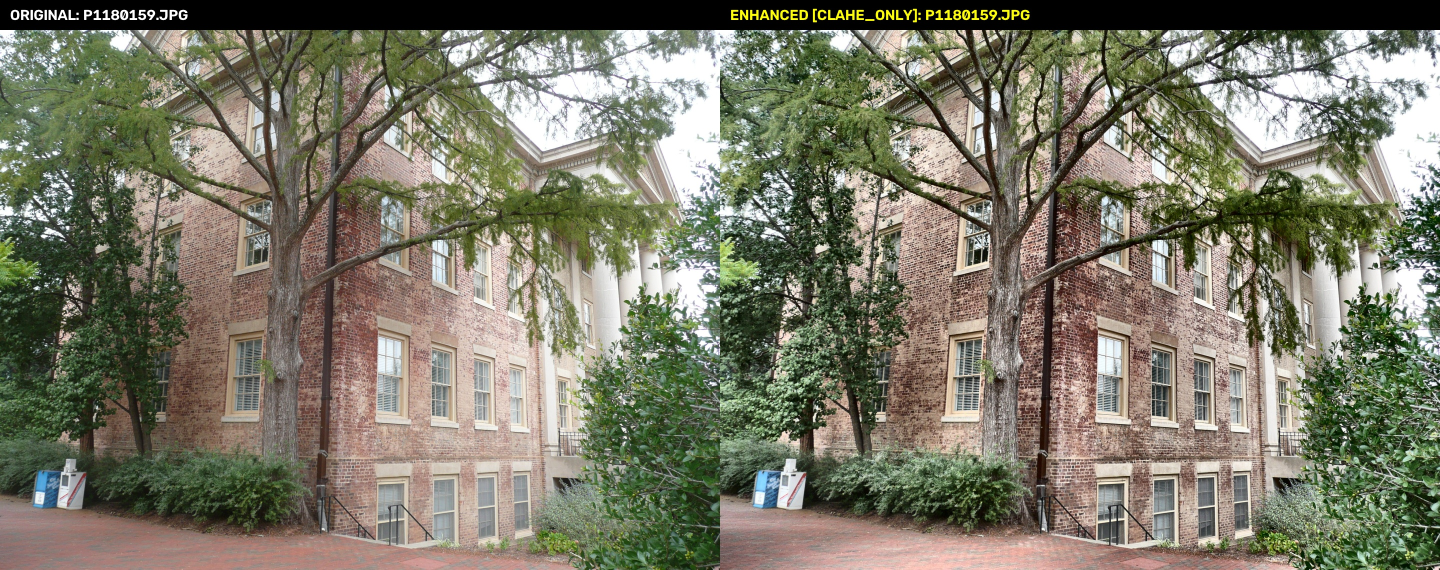
#> input picture experiments/enhanced/south-building/previews/preview_clahe_only_P1180159.JPG, 2880 x 1140 px (shown at 1/2 size)
$ python -i generate_variant_e.py   (imports and definitions only)
#> lines starting #> are read from the running program, lines starting #| are printed output that depends on the picture
#> further down, picture is the input picture: shape (1140, 2880, 3); mean B, G, R 104.2, 121.4, 123.3
"""
generate_variant_e.py

Phase 6 — Conservative Selection Variant E Generator

Applies CLAHE (clipLimit=1.2, tileGridSize=(8,8)) strictly to images that satisfy
a defensible dual criterion:
1. Low Contrast: Contrast_StdDev < 52.0
2. Feature Deficit: COLMAP SIFT Features < 10,000 (lower decile of dataset)

Selected Images:
  - P1180166.JPG: Contrast = 51.17, Baseline SIFT = 8,432, Inlier Gain = +817, Triangulated Gain = +273
  - P1180179.JPG: Contrast = 50.80, Baseline SIFT = 8,276, Inlier Gain = +465, Triangulated Gain = +202

All other 126 images are copied unchanged from the original South Building dataset.
Outputs saved to experiments/phase6/variant_e_conservative_selection/
"""

import csv
import json
import shutil
from pathlib import Path

import cv2
import numpy as np

PROJECT_ROOT = Path(__file__).resolve().parent.parent.parent
SRC_DIR = PROJECT_ROOT / "datasets" / "south-building" / "images"
QUALITY_CSV = PROJECT_ROOT / "experiments" / "quality_analysis" / "south-building" / "image_quality.csv"
OUT_BASE = PROJECT_ROOT / "experiments" / "phase6" / "variant_e_conservative_selection"
DST_DIR = OUT_BASE / "images"
PREVIEWS_DIR = OUT_BASE / "previews"

SELECTED_IMAGES = ["P1180166.JPG", "P1180179.JPG"]
CLIP_LIMIT = 1.2
TILE_GRID = (8, 8)


def apply_clahe_bgr(img_bgr: np.ndarray, clip: float = 1.2, grid=(8, 8)) -> np.ndarray:
#> called with clip = 1.2, grid = (8, 8)
    lab = cv2.cvtColor(img_bgr, cv2.COLOR_BGR2LAB)
#> lab: shape (1140, 2880, 3); mean of channels 0, 1, 2 126.8, 125.7, 137.9
    l, a, b = cv2.split(lab)
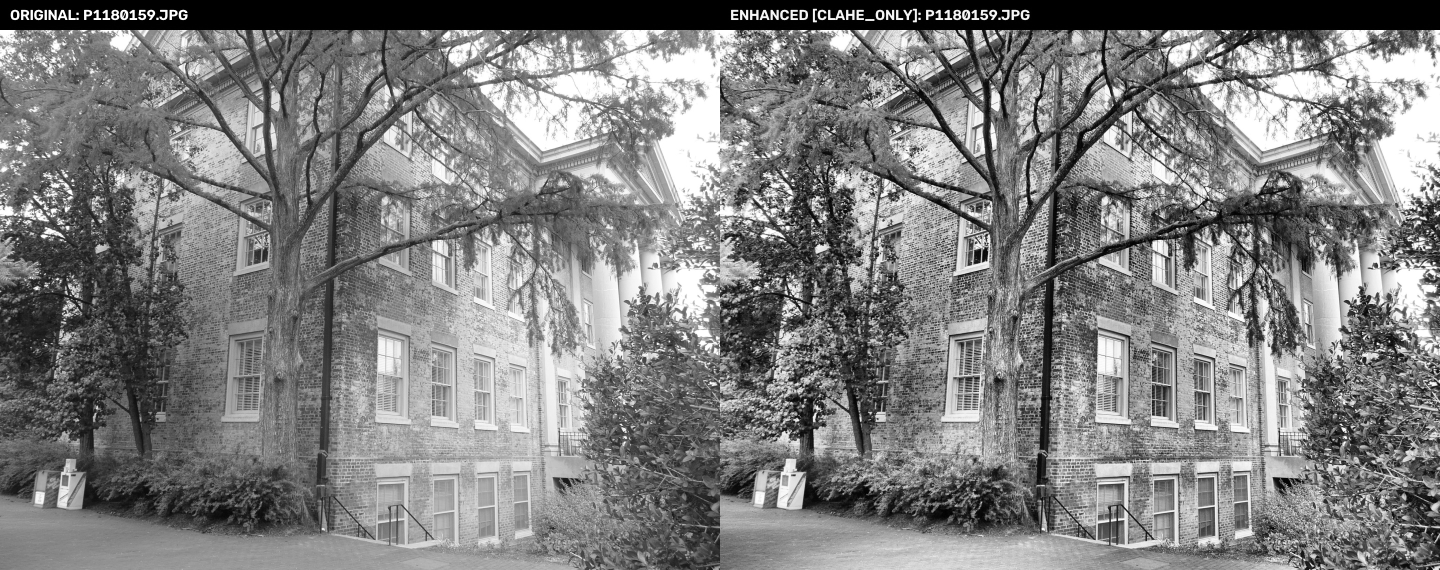
#> l: shape (1140, 2880) (shown at 1/2 size); min 0, max 255, mean 126.8
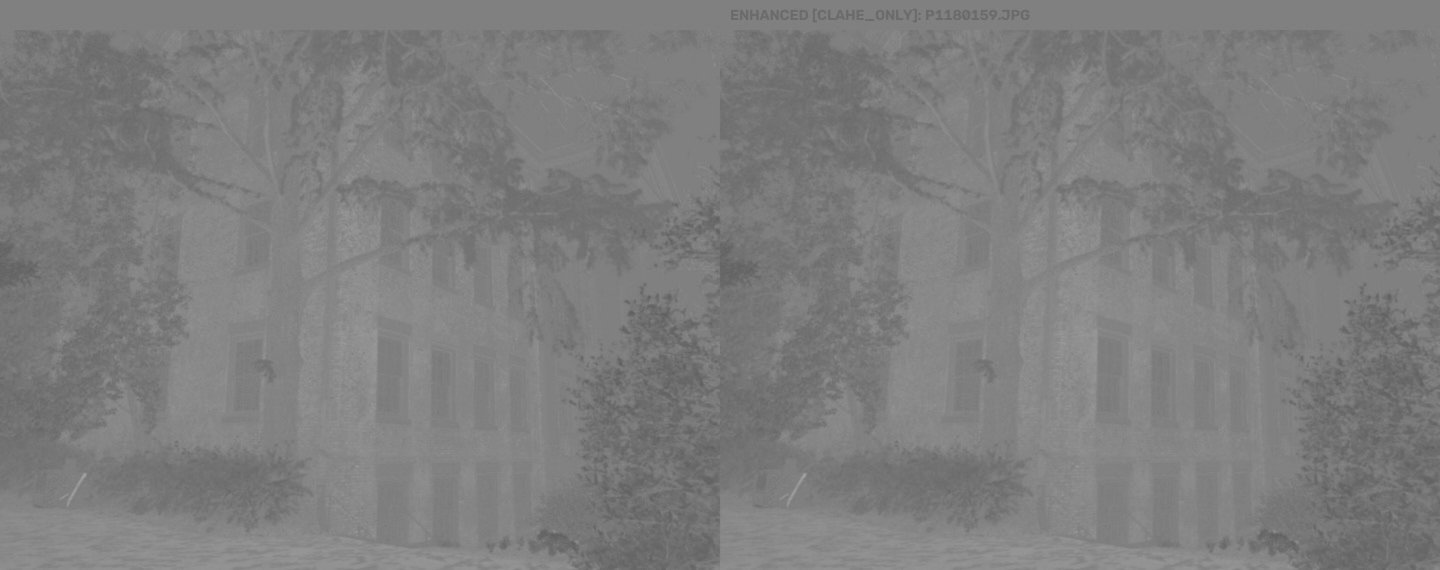
#> a: shape (1140, 2880) (shown at 1/2 size); min 93, max 163, mean 125.7
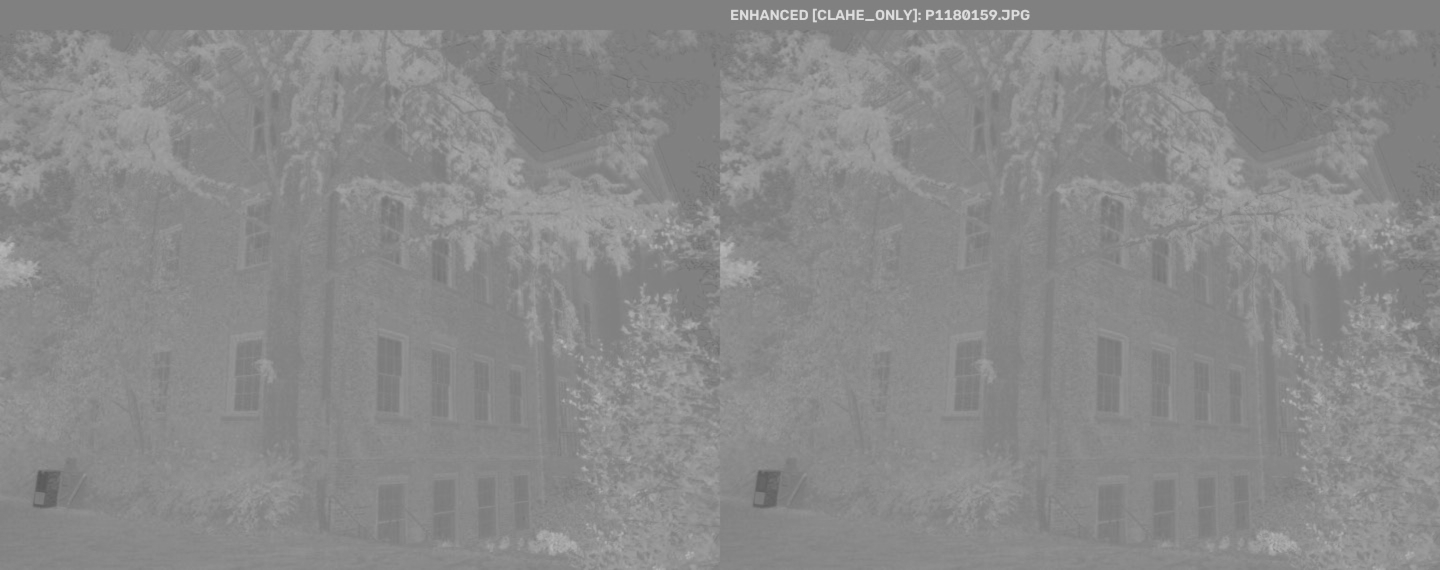
#> b: shape (1140, 2880) (shown at 1/2 size); min 88, max 223, mean 137.9
    clahe = cv2.createCLAHE(clipLimit=clip, tileGridSize=grid)
    l_enh = clahe.apply(l)
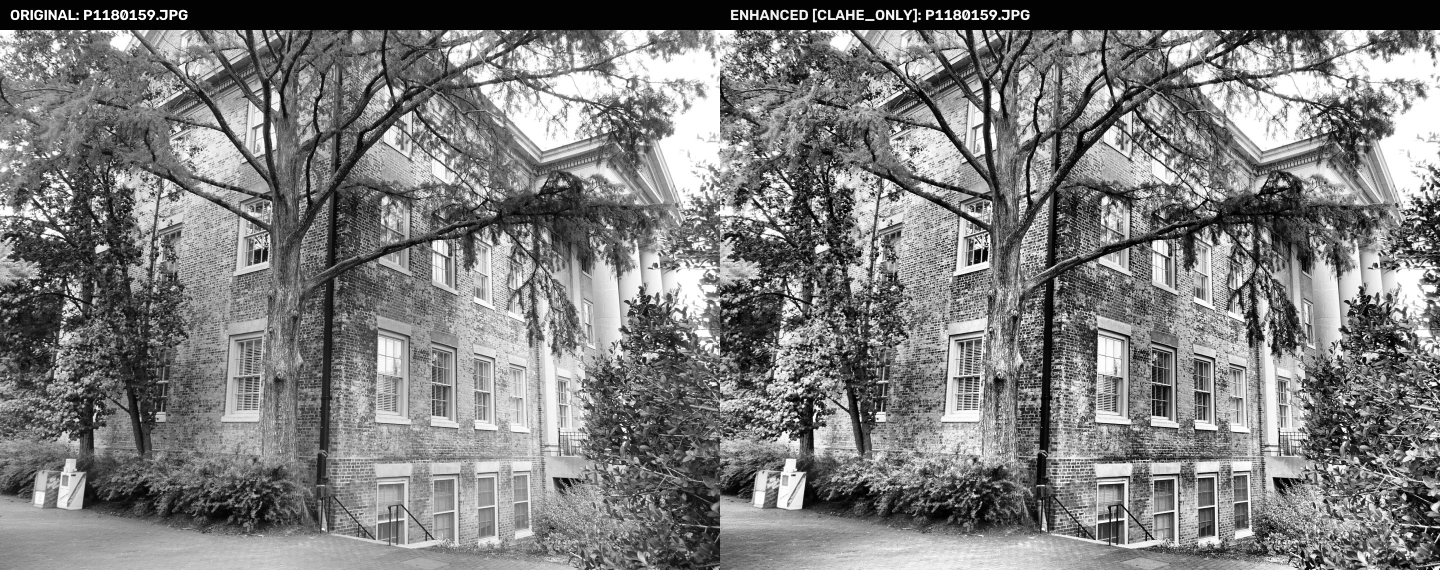
#> l_enh: shape (1140, 2880) (shown at 1/2 size); min 0, max 255, mean 125
    return cv2.cvtColor(cv2.merge((l_enh, a, b)), cv2.COLOR_LAB2BGR)
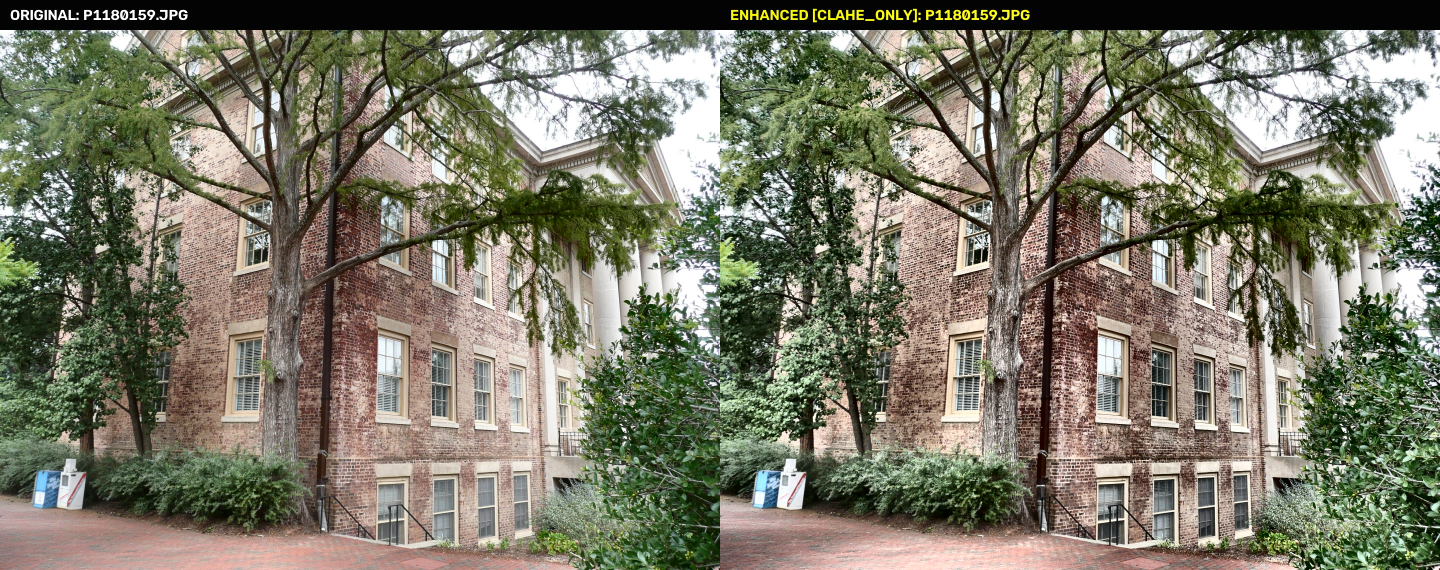
#> returned value: shape (1140, 2880, 3) (shown at 1/2 size); mean B, G, R 103.2, 120.3, 122.1


# [114 lines left out: function main, not called in this run]


# [2 lines not run here, left out]

>>> import cv2
>>> picture = cv2.imread('../enhanced/south-building/previews/preview_clahe_only_P1180159.JPG')
>>> result = apply_clahe_bgr(picture)
